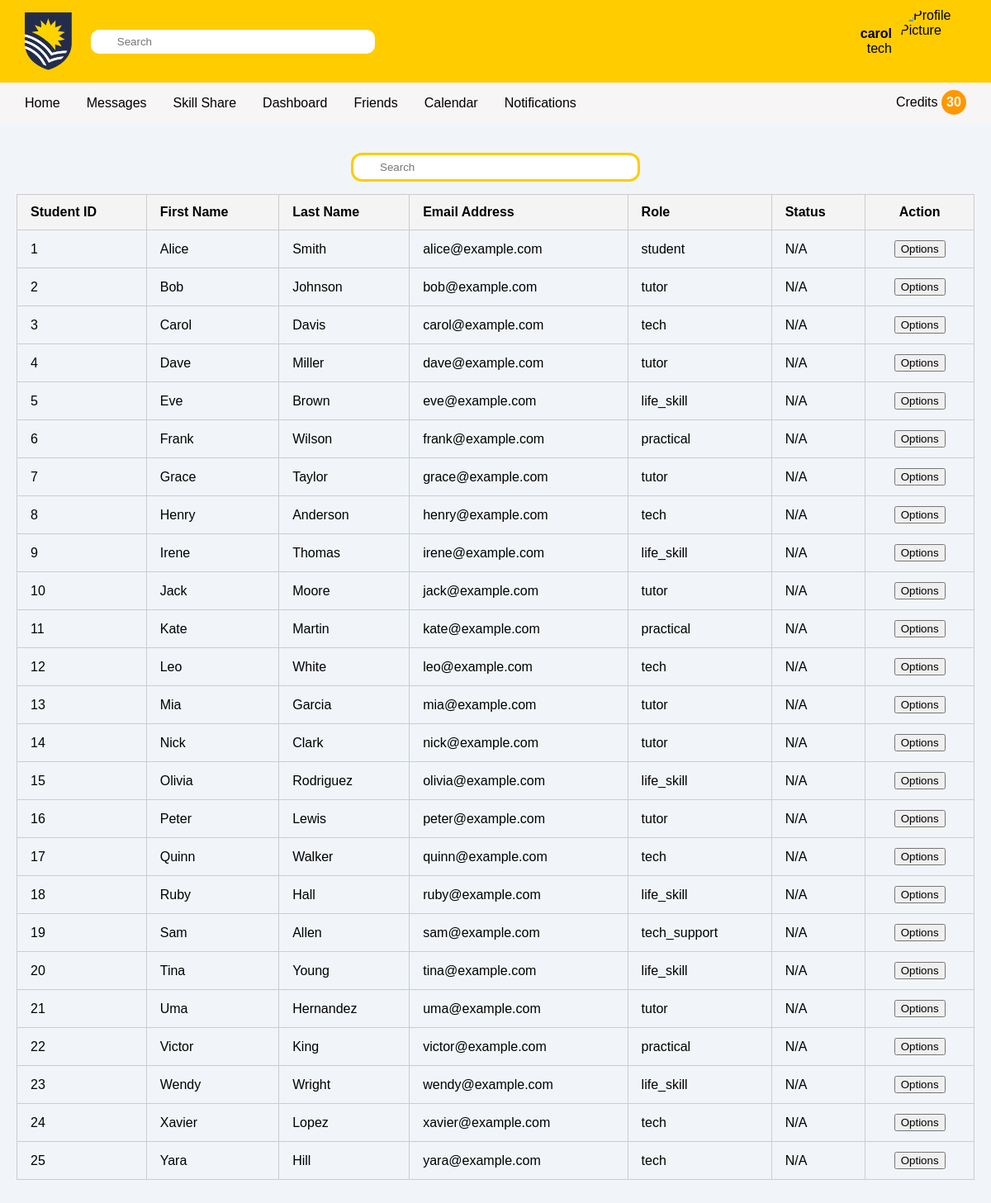
The app's page /admin/user_management.php (signed in) with its own data.
### tables this page shows
CREATE TABLE Users (
    id INT PRIMARY KEY AUTO_INCREMENT NOT NULL,
    user_name VARCHAR(30) NOT NULL UNIQUE,
    email VARCHAR(50) NOT NULL UNIQUE,
    hashed_password VARCHAR(256) NOT NULL,
    f_name VARCHAR(25) NOT NULL,
    l_name VARCHAR(25) NOT NULL,
    bio VARCHAR(500),
    dob DATETIME NOT NULL,
    is_admin BOOL NOT NULL,
    acc_status BOOL DEFAULT TRUE,
    role VARCHAR(25) NOT NULL,
    fuss_credit FLOAT NOT NULL
);

### src/admin/user_management.php (the view, shortened to what this page needs)
<!DOCTYPE html>
<html lang="en">
  <head>
    <link rel="stylesheet" href="../styles/style.css" />
    <link rel="stylesheet" href="../styles/user_management.css" />
  </head>
  <body>
    <?php
     include('../inc/admin_header.php');
    ?>
    <div class="page-wrapper">
     <main class="content">
      <search>
      <div class="search-bar admin-search-bar">
        <form action="#" method="get">
          <input
          type="search"
          id="search-input"
          name="q"
          placeholder="Search"
                  />
        </form>
      </div>
     </search>
      <div class="table-wrapper">
        <table>
          <thead>
            <tr>
              <th>Student ID</th>
              <th>First Name</th>
              <th>Last Name</th>
              <th>Email Address</th>
              <th>Role</th>
              <th>Status</th>
              <th>Action</th>
            </tr>
          </thead>
          <tbody>
              <?php
                $sql = "SELECT id, f_name, l_name, email, role, fuss_credit FROM Users;";
                $stmt = mysqli_prepare($conn, $sql);
                mysqli_stmt_execute($stmt);
                $result = mysqli_stmt_get_result($stmt);
                if (mysqli_num_rows($result) > 0) {
                  while ($row = mysqli_fetch_assoc($result)) {
                  echo "<tr>";
                  echo "<td>" . htmlspecialchars($row['id']) . "</td>";
                  echo "<td>" . htmlspecialchars($row['f_name']) . "</td>";
                  echo "<td>" . htmlspecialchars($row['l_name']) . "</td>";
                  echo "<td>" . htmlspecialchars($row['email']) . "</td>";
                  echo "<td>" . htmlspecialchars($row['role'] ?? 'N/A' ) . "</td>";
                  echo "<td>" . 'N/A' . "</td>";
                  echo "<td>
                    <div class='dropdown action-dropdown'>
                      <button>Options</button>
                      <div class='dropdown-content'>
                        <a href='/user/view_users_profile.php?id=" . urlencode($row['id']) . "'>View</a>
                        <a href='#'
                          class='edit-btn'
                          data-id='" . htmlspecialchars($row['id']) . "'
                          data-fname='" . htmlspecialchars($row['f_name']) . "'
                          data-lname='" . htmlspecialchars($row['l_name']) . "'
                          data-email='" . htmlspecialchars($row['email']) . "'
                          data-role='" . htmlspecialchars($row['role'] ?? '') . "'
                          data-credits='" . htmlspecialchars($row['fuss_credit'] ?? 0) . "'>
                          Edit
                        </a>
                        <a href='delete_user.php?id=" . urlencode($row['id']) . "' class='delete-btn'>Delete</a>
                        <a href='suspend_user.php?id=" . urlencode($row['id']) . "' class='suspend-btn'>Suspend</a>
                      </div>
                    </div>
                  </td>";
                  echo "</tr>";
                    }
                          }
                ?>
          </tbody>
        </table>
      </div>
    </main>
    </div>
  </body>
</html>

### src/inc/admin_header.php (shortened to what this page needs)
<?php
    require_once __DIR__ . '/../inc/functions.php';
    $stmt = $conn->prepare("SELECT id, fuss_credit FROM Users WHERE user_name = ?");
    $stmt->bind_param('s', $_SESSION['username']);
    $stmt->execute();
    $stmt->bind_result($user_id_result, $credit_balance_result);
    if ($stmt->fetch()) {
        $user_id = $user_id_result;
        $credit_balance = $credit_balance_result;
    }
?>
<header>
    <link rel="stylesheet" href="../styles/real_time_style.css" />
      <div class="header-top">
        <div class="site-logo">
          <a href="../admin/admin_homepage.php">
            <img
              src="/images/site/flinders-logo.png"
              alt="Flinders Logo"
            />
          </a>
        </div>
        <div class="search-bar">
          <form action="#" method="get">
            <input
              type="search"
              id="search-input"
              name="q"
              placeholder="Search"
            />
          </form>
        </div>
        <div class="user-info">
          <div class="user-name-role">
            <span class="user-name"><?php echo isset($_SESSION['username']) ? htmlspecialchars($_SESSION['username']) : 'Guest'; ?> </span>
            <span class="user-role">
              <?php
                    $sql = "SELECT role FROM Users WHERE user_name = ?";
                    $stmt = mysqli_prepare($conn, $sql);
                    mysqli_stmt_bind_param($stmt, 's', $_SESSION['username']);
                    mysqli_stmt_execute($stmt);
                    mysqli_stmt_bind_result($stmt, $role);
                    echo htmlspecialchars($role ?? 'Student');
                ?>
            </span>
          </div>
          <div class="avatar">
            <div class="dropdown avatar-dropdown">
              <img src="/images/user_pfp/<?= $user_id ?>.png?t=<?= time() ?>" alt="Profile Picture" />
            </div>
          </div>
        </div>
      </div>
      <nav>
        <ul class="nav-links">
          <li><a href="/admin/admin_homepage.php" class="<?= ($currentPage == 'admin_homepage.php') ? 'active' : '' ?>">Home</a></li>
          <li>
              <a href="/messages/message_inbox.php" class="<?= ($currentPage == 'message_inbox.php') ? 'active' : '' ?>">
                  Messages
              </a>
          </li>
          <div class="dropdown">
            <li><a  class="<?= ($currentPage == 'skill_manage.php') ? 'active' : '' ?>">Skill Share</a></li>
          </div>
          <div class="dropdown">
            <li><a  class="<?= ($currentPage == 'skill_manage.php') ? 'active' : '' ?>">Dashboard</a></li>
          </div>
            <div class="dropdown">
                <li><a class="<?= ($currentPage == 'friends.php') ? 'active' : '' ?>">Friends</a></li>
            </div>
            <li><a href="/user/calendar.php" class="<?= ($currentPage == 'calendar.php') ? 'active' : '' ?>">Calendar</a></li>
            <li><a href="/notifications/notifications.php" class="<?= ($currentPage == 'notifications.php') ? 'active' : '' ?>">Notifications</a></li>
            <li class="credits"
              class="<?= ($currentPage == 'home.php') ? 'active' : '' ?>">
              <a href="#">
                Credits <span class="credit-circle"><?php echo htmlspecialchars($credit_balance); ?></span>
              </a>
          </li>
        </ul>
      </nav>
    </header>

### src/styles/style.css (style rules this page uses)
ul, li { margin: 0; padding: 0; }
html, body { margin: 0; padding: 0; overflow-x: hidden; background-color: #f1f5f9; }
.page-wrapper { display: flex; min-height: 100vh; flex-direction: column; font-family: "Poppins", sans-serif; }
.content { overflow: auto; flex: 1; padding: 20px; min-height: 100%; background: #f1f5f9; }
ul { list-style: none; }
span, input, button, a { font-family: "Poppins", sans-serif; }
header { display: grid; grid-template-rows: auto auto; background-color: #ffcc00; }
.header-top { display: grid; grid-template-columns: auto 1fr auto; align-items: center; gap: 20px; padding: 10px 30px; }
.site-logo img { max-height: 70px; width: auto; display: block; }
.search-bar form { display: flex; align-items: center; gap: 5px; width: 350px; }
.search-bar input { flex: 1; height: 35px; border-radius: 13px; border: solid #ffcc00; padding: 0 0.5rem 0 2rem; box-sizing: border-box; background-image: url("../images/site/searchbar.png"); background-position: 10px center; background-repeat: no-repeat; background-size: 16px 16px; }
.user-info { display: flex; align-items: center; gap: 10px; }
.user-name-role { display: flex; flex-direction: column; justify-content: center; text-align: right; }
.user-name { font-weight: bold; }
.avatar img { width: 80px; height: 80px; border-radius: 50%; object-fit: cover; display: block; }
nav { background-color: #f7f5f5; height: 50px; }
.nav-links { display: flex; justify-content: flex-start; align-items: center; gap: 2rem; padding: 0 30px; margin: 0; height: 100%; }
.nav-links li a { display: inline-block; text-decoration: none; color: black; font-weight: 500; line-height: 100%; border-bottom: 2px solid transparent; transition: color 0.3s ease, border-bottom-color 0.3s ease; }
.nav-links li.credits { margin-left: auto; }
.credit-circle { display: inline-flex; align-items: center; justify-content: center; width: 30px; height: 30px; border-radius: 50%; background-color: #ff9800; color: white; font-weight: bold; text-align: center; }
.dropdown { position: relative; display: inline-block; }

### src/styles/user_management.css (style rules this page uses)
body { font-family: Arial, sans-serif; }
table { width: 100%; border: 1px solid #ccc; border-collapse: collapse; text-align: left; overflow: visible; }
thead { background-color: #f4f4f4; }
th, td { padding: 12px 16px; border: 1px solid #ccc; }
table th:last-child, table td:last-child { text-align: center; vertical-align: middle; }
.table-wrapper { overflow: visible; }
search { display: flex; justify-content: center; align-items: center; gap: 10px; padding: 15px; }
.admin-search-bar { margin: 0; width: auto; }
.action-dropdown { margin-left: auto; }

### records on screen
users: fuss_credit "30", id "3", f_name "Carol", l_name "Davis", email "carol@example.com", role "tech"
users: id "1", f_name "Alice", l_name "Smith", email "alice@example.com", role "student"
users: id "2", f_name "Bob", l_name "Johnson", email "bob@example.com", role "tutor"
users: id "4", f_name "Dave", l_name "Miller", email "dave@example.com", role "tutor"
users: id "5", f_name "Eve", l_name "Brown", email "eve@example.com", role "life_skill"
users: id "6", f_name "Frank", l_name "Wilson", email "frank@example.com", role "practical"
users: id "7", f_name "Grace", l_name "Taylor", email "grace@example.com", role "tutor"
users: id "8", f_name "Henry", l_name "Anderson", email "henry@example.com", role "tech"
users: id "9", f_name "Irene", l_name "Thomas", email "irene@example.com", role "life_skill"
users: id "10", f_name "Jack", l_name "Moore", email "jack@example.com", role "tutor"
users: id "11", f_name "Kate", l_name "Martin", email "kate@example.com", role "practical"
users: id "12", f_name "Leo", l_name "White", email "leo@example.com", role "tech"
users: id "13", f_name "Mia", l_name "Garcia", email "mia@example.com", role "tutor"
users: id "14", f_name "Nick", l_name "Clark", email "nick@example.com", role "tutor"
users: id "15", f_name "Olivia", l_name "Rodriguez", email "olivia@example.com", role "life_skill"
users: id "16", f_name "Peter", l_name "Lewis", email "peter@example.com", role "tutor"
users: id "17", f_name "Quinn", l_name "Walker", email "quinn@example.com", role "tech"
users: id "18", f_name "Ruby", l_name "Hall", email "ruby@example.com", role "life_skill"
users: id "19", f_name "Sam", l_name "Allen", email "sam@example.com", role "tech_support"
users: id "20", f_name "Tina", l_name "Young", email "tina@example.com", role "life_skill"
users: id "21", f_name "Uma", l_name "Hernandez", email "uma@example.com", role "tutor"
users: id "22", f_name "Victor", l_name "King", email "victor@example.com", role "practical"
users: id "23", f_name "Wendy", l_name "Wright", email "wendy@example.com", role "life_skill"
users: id "24", f_name "Xavier", l_name "Lopez", email "xavier@example.com", role "tech"
users: id "25", f_name "Yara", l_name "Hill", email "yara@example.com", role "tech"

### other values on screen
$_SESSION['username'] "carol"
$role "tech"
